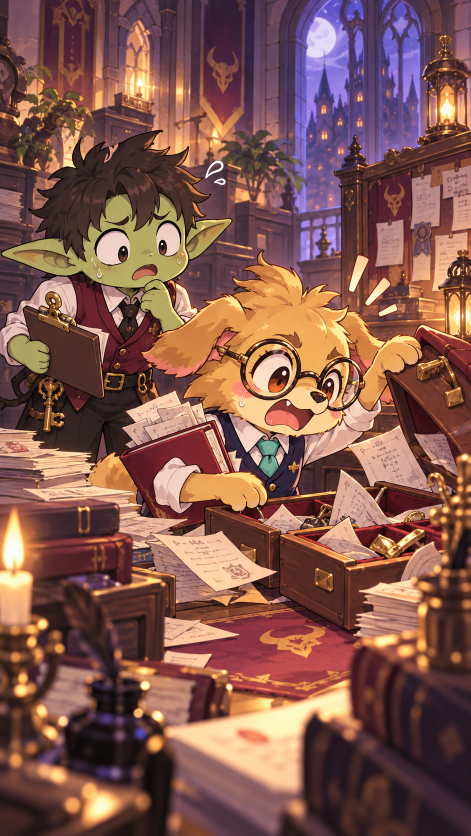
#> input picture assets/castle-stories/attendance/01.png, 941 x 1672 px (shown at 1/2 size); its folder holds only this picture in this run
$ python optimize-stories.py
#> lines starting #> are read from the running program, lines starting #| are printed output that depends on the picture
from pathlib import Path
from PIL import Image
import json
root=Path(__file__).resolve().parents[1]
rows=[]
for f in sorted((root/'assets/castle-stories').glob('*/*.png')):
 with Image.open(f) as image:
#> image is the input picture: PIL image 941x1672 RGB; mean R, G, B 130.8, 88.6, 78.6
  image=image.convert('RGB')
  image.thumbnail((900,1200),Image.Resampling.LANCZOS)
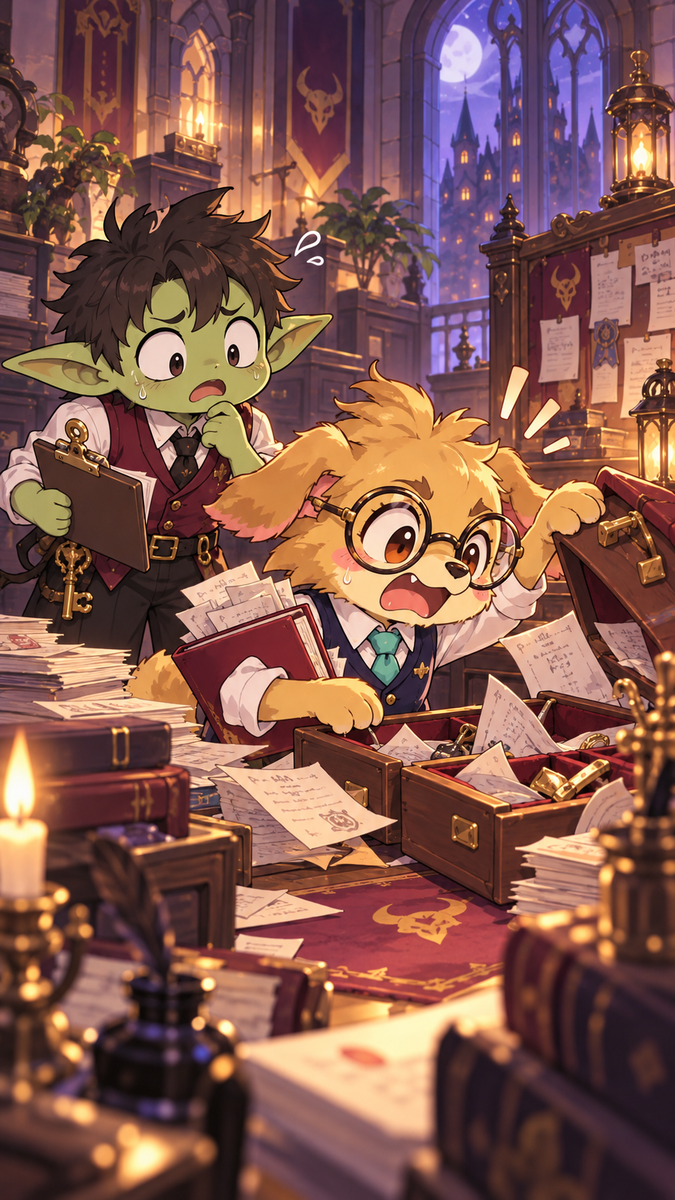
#> image: PIL image 675x1200 RGB; mean R, G, B 130.8, 88.6, 78.6
  out=f.with_suffix('.webp');image.save(out,'WEBP',quality=82,method=6)
  rows.append({'file':out.relative_to(root).as_posix(),'before':f.stat().st_size,'after':out.stat().st_size,'width':image.width,'height':image.height})
#> pass 2 of the loop `for f in sorted((root/'assets/castle-stories').glob('*/*.png')):`:
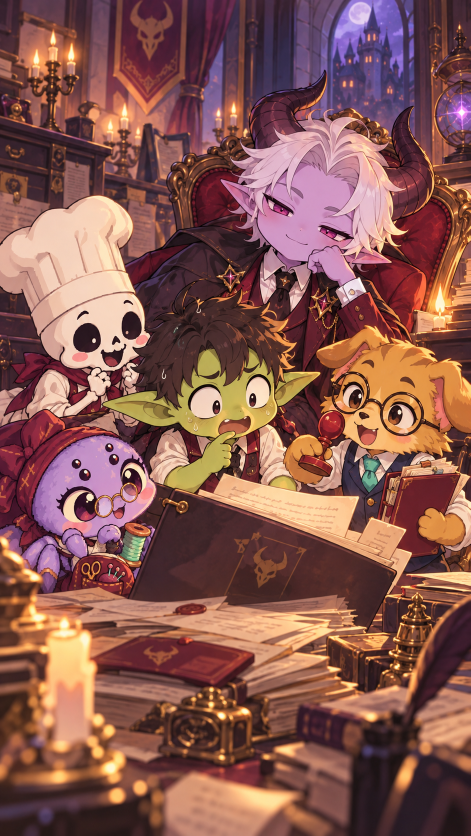
#> input picture assets/castle-stories/birthday/01.png, 941 x 1672 px (shown at 1/2 size)
#> image is the input picture: PIL image 941x1672 RGB; mean R, G, B 135.8, 88.9, 81.3
#> `image.thumbnail((900,1200),Image.Resampling.LANCZOS)`:
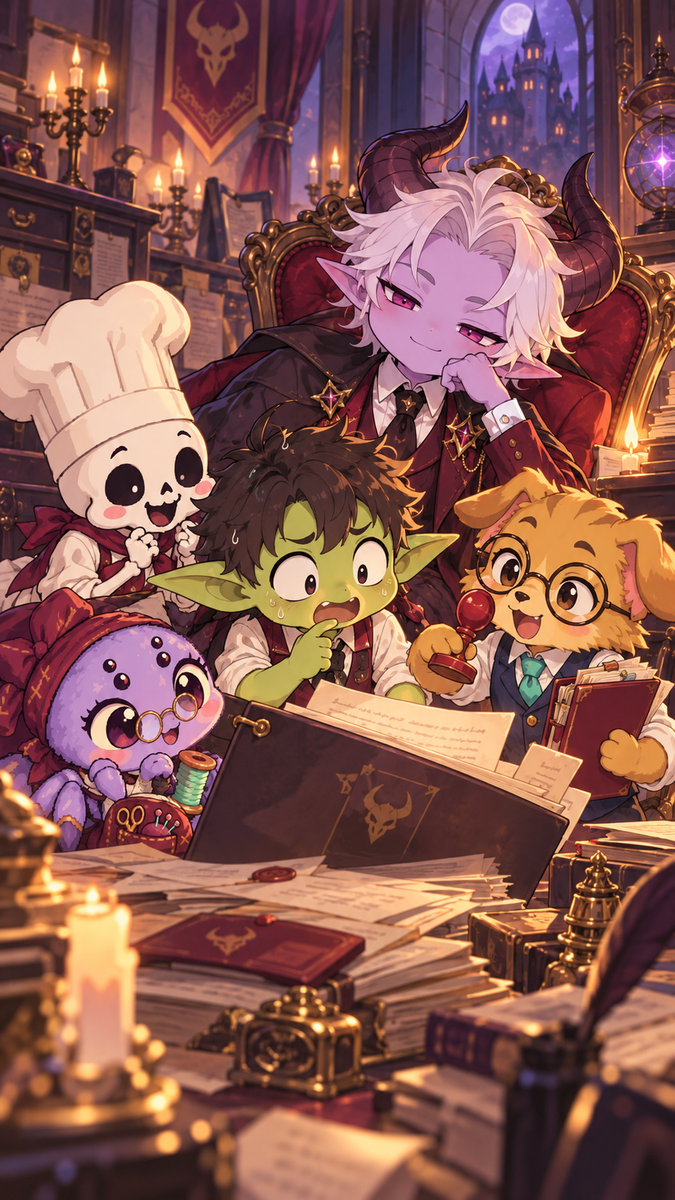
#> image: PIL image 675x1200 RGB; mean R, G, B 135.8, 88.9, 81.3
report={'panels':len(rows),'before':sum(r['before'] for r in rows),'after':sum(r['after'] for r in rows),'files':rows}
(root/'story-optimization.json').write_text(json.dumps(report,indent=2)+'\n')
print(json.dumps({k:v for k,v in report.items() if k!='files'}))
#| {"panels": 2, "before": 4618639, "after": 267498}
